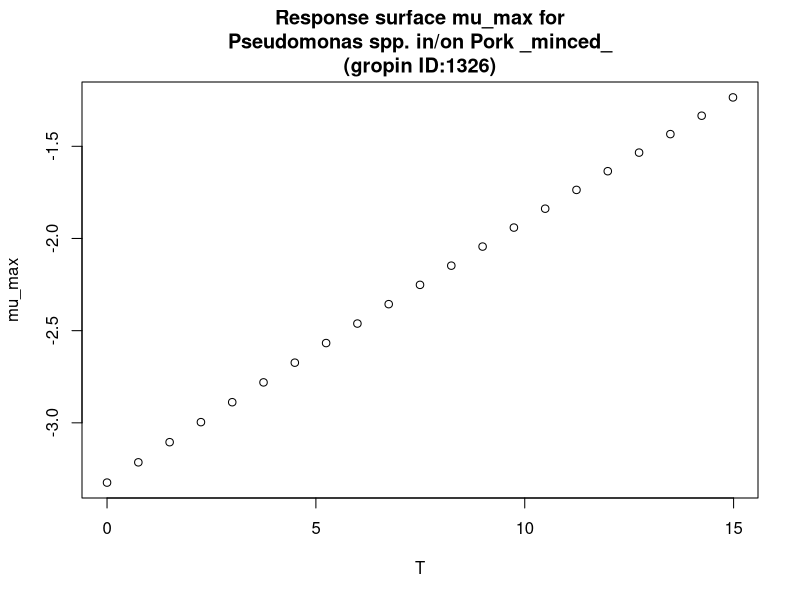

This chart was generated by the following R code:
#############################
# start of Parameter script
#############################
T <- seq(0,14.985014985015,length.out=21)
#############################
# end of Parameter script
#############################
############################# 
# start of Model script Gropin ID 1326 
#############################
 
# constant coefficients for this model
 
variables <- data.frame(T)
argumentsPar <- expand.grid(variables)
 
# heart of the model
response_surface <- function(T) {
   mumax <-log(0.036)-(91.1/0.00831)*((1/(T+273))-(1/273))

return(mumax=mumax)
} 

# output parameters
mumax <- cbind(argumentsPar,response_surface(argumentsPar['T']))
colnames(mumax) <- c(colnames(argumentsPar),'mumax')
#############################
# End of Model script
#############################
############################# 
# start of Visualisation script Gropin ID 1326 
#############################
plot(T,mumax$mumax,
                          xlab='T',
                          ylab='mu_max',main='Response surface mu_max for
Pseudomonas spp. in/on Pork _minced_
(gropin ID:1326)')
#############################
# End of Visualisation script
#############################
